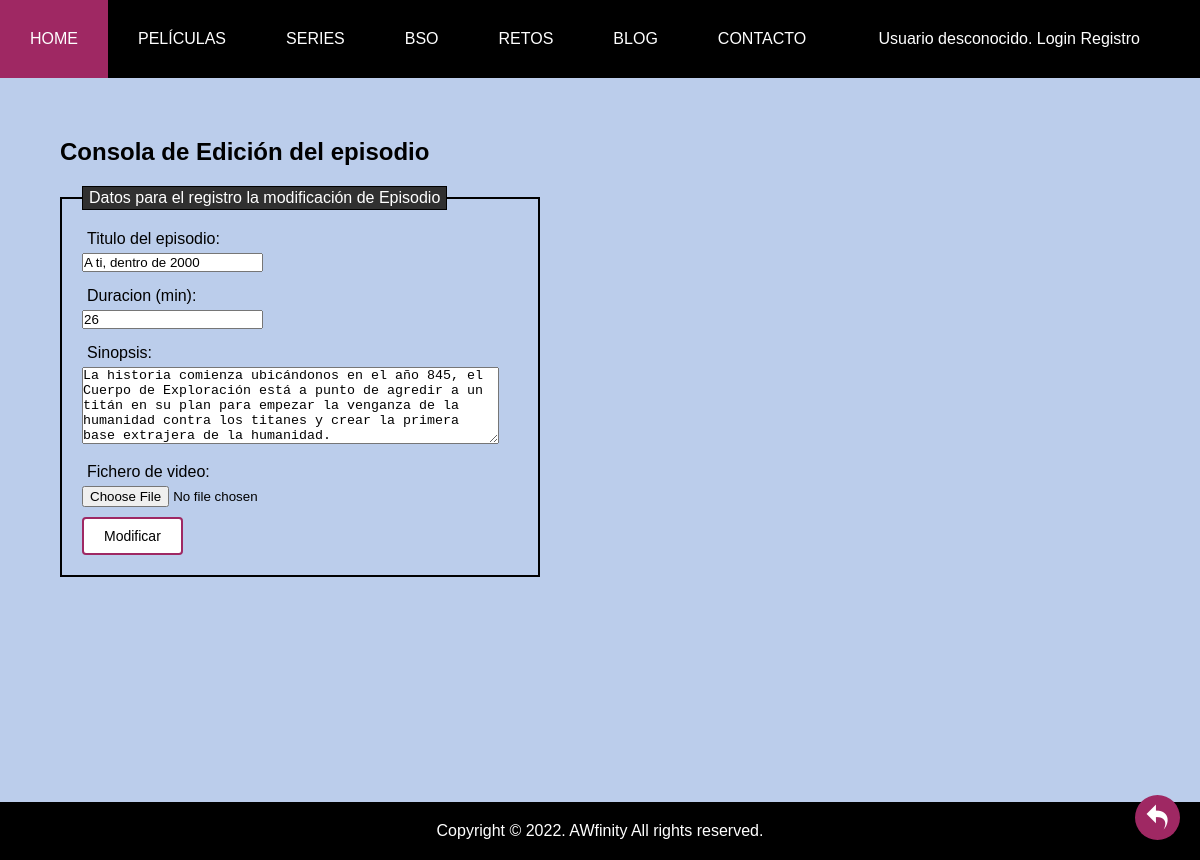
The app's page /editEpisodio.php?id_episodio=24 with its own data.
### tables this page shows
CREATE TABLE `episodios` (
  `id_episodio` int(11) NOT NULL,
  `id_serie` int(11) NOT NULL,
  `titulo` varchar(20) NOT NULL,
  `duracion` int(11) NOT NULL,
  `temporada` int(11) NOT NULL,
  `ruta_video` varchar(525) NOT NULL,
  `sinopsis` text NOT NULL
);

### includes/Episodio.php (called while the page is built, shortened)
<?php
class Episodio
{
    private $titulo;
    private $duracion;
    private $sinopsis;
    private function __construct($id_serie, $titulo, $duracion, $temporada,  $ruta_video, $sinopsis, $id_episodio = NULL) {
        $this->titulo = $titulo;
        $this->duracion = $duracion;
        $this->sinopsis = $sinopsis;
    }
    public function getDuracion(){
        return $this->duracion;
    }
    public function getSinopsis() {
        return $this->sinopsis;
    }
    public function getTitulo() {
        return $this->titulo;
    }
    public static function buscaEpisodioId($id_episodio)
    {
        $conn = Aplicacion::getInstance()->getConexionBd();
        $query = sprintf("SELECT * FROM episodios E WHERE E.id_episodio = '%d'"
        , $conn->real_escape_string($id_episodio)
        );
        $rs = $conn->query($query);
        $result = false;
        if ($rs) {
            $fila = $rs->fetch_assoc();
            if ($fila) {
                $result = new Episodio($fila['id_serie'], $fila['titulo'], $fila['duracion'], $fila['temporada'],  $fila['ruta_video'], $fila['sinopsis'], $fila['id_episodio']);
            }
        } else {
            error_log("Error BD ({$conn->errno}): {$conn->error}");
        }
        return $result;
    }
}

### includes/FormEditorEditEpisodio.php (the view, shortened to what this page needs)
<?php
class FormEditorEditEpisodio extends Formulario
{
    private $id_episodio;
    private $id_serie;
    private $temporada;
    public function __construct($id_serie, $temporada, $id_episodio = NULL) {
        $this->id_episodio = $id_episodio;
        $this->id_serie = $id_serie;
        $this->temporada = $temporada;
    }
    protected function generaCamposFormulario(&$datos)
    {
        if(isset($this->id_episodio)){
            $episodio= path\Episodio::buscaEpisodioId($this->id_episodio);
            $titulo = $episodio->getTitulo() ?? '';
            $duracion = $episodio->getDuracion() ?? '';
            $sinopsis = $episodio->getSinopsis() ?? '';
        }else{
            $titulo = $datos['titulo'] ?? '';
            $duracion = $datos['duracion'] ?? '';
            $sinopsis = $datos['sinopsis'] ?? '';
            $uploadfile = $datos['uploadfile'] ?? '';
        }
        $htmlErroresGlobales = self::generaListaErroresGlobales($this->errores);
        $erroresCampos = self::generaErroresCampos(['titulo', 'duracion', 'sinopsis','uploadfile'], $this->errores, 'span', array('class' => 'error'));
        if(isset($this->id_episodio)){
            $funcionalidad = "modificación";
            $textoBoton = "Modificar";
        }
        else{
            $funcionalidad = "creación";
            $textoBoton = "Crear";
        }
        $html = <<<EOF
        $htmlErroresGlobales
        <fieldset>
            <legend>Datos para el registro la $funcionalidad de Episodio</legend>
            <div>
                <label for="titulo">Titulo del episodio:</label>
                <input id="titulo" type="text" name="titulo" value="$titulo" />
                {$erroresCampos['titulo']}
            </div>
            <input type="hidden" name ="id_serie" value="$this->id_serie" />
            <input type="hidden" name ="temporada" value="$this->temporada" />
            <div>
                <label for="duracion">Duracion (min):</label>
                <input id="duracion" type="number" name="duracion" value="$duracion" />
                {$erroresCampos['duracion']}
            </div>
            <div>
                <label for="sinopsis">Sinopsis:</label>
                <textarea rows= 5 cols= 50 name="sinopsis" value="" required>$sinopsis</textarea>
                {$erroresCampos['sinopsis']}
            </div>
            <div>
                <label for="video">Fichero de video:</label>
                <input type="file" name="uploadfile"/>
                {$erroresCampos['uploadfile']}
            </div>
            <div>
                <button type="submit" name="crear">$textoBoton</button>
            </div>
        </fieldset>
        EOF;
        return $html;
    }
}
?>

### css/default.css (style rules this page uses)
* { margin:0px; padding:0px; }
fieldset { border: 2px solid black; padding: 10px 20px; margin-right: 600px; margin-top: 20px; }
fieldset div { justify-content: center; margin: 5px auto; padding-bottom: 5px; }
legend { color: #fff; background: #303030; border: 1px solid black; padding: 2px 6px; }
label { margin-right: 0.5em; display: block; padding: 5px; }
input { display: block; }
form button { background-color: white; color: black; border: 2px solid #9f2863; padding: 9px 20px; text-align: center; text-decoration: none; display: inline-block; font-size: 14px; transition-duration: 0.4s; }
button, a.boton { border: 1px solid black; font-size: 1.1em; font-weight: 400; border-radius: 4px; }

### records on screen
episodios: titulo "A ti, dentro de 2000", duracion "26", sinopsis "La historia comienza ubicándonos en el año 845, el Cuerpo de Exploración está a punto de agredir a un titán en su plan para empezar la venganza de la humanidad contra los titanes y crear la primera base extrajera de la humanidad."

### other values on screen
$funcionalidad "modificación"
$textoBoton "Modificar"
